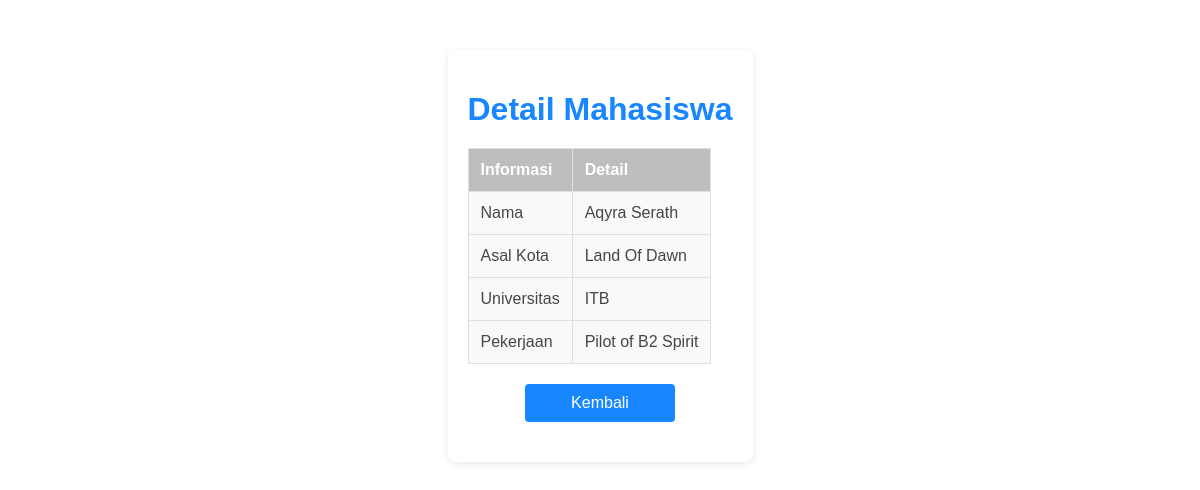
Page /view.php?id=4 on the committed database.
### tables this page shows
CREATE TABLE `mahasiswa` (
  `id` int(11) NOT NULL,
  `nama` varchar(100) DEFAULT NULL,
  `asal_kota` varchar(100) DEFAULT NULL,
  `universitas` varchar(100) DEFAULT NULL,
  `pekerjaan` varchar(100) DEFAULT NULL
);

### view.php (the view, shortened to what this page needs)
<?php
$conn = new mysqli('localhost', 'root', '', 'data_mahasiswa');
$id = $_GET['id'];
$data = $conn->query("SELECT * FROM mahasiswa WHERE id=$id")->fetch_assoc();
?>
<!DOCTYPE html>
<html lang="en">
<head>
</head>
<body>
    <div class="container">
        <h1>Detail Mahasiswa</h1>
        <table>
            <tr>
                <th>Informasi</th>
                <th>Detail</th>
            </tr>
            <tr>
                <td>Nama</td>
                <td><?= $data['nama']; ?></td>
            </tr>
            <tr>
                <td>Asal Kota</td>
                <td><?= $data['asal_kota']; ?></td>
            </tr>
            <tr>
                <td>Universitas</td>
                <td><?= $data['universitas']; ?></td>
            </tr>
            <tr>
                <td>Pekerjaan</td>
                <td><?= $data['pekerjaan']; ?></td>
            </tr>
        </table>
        <button onclick="location.href='index.php'">Kembali</button>
    </div>
</body>
</html>

### view.php (style rules this page uses)
body { font-family: 'Arial', sans-serif; background-image: url('blue.jpg'); color: #333; margin: 0; padding: 0; }
.container { width:max-content; margin: 50px auto; background-color: #fff; padding: 20px; border-radius: 8px; box-shadow: 0 2px 8px rgba(0, 0, 0, 0.1); opacity: 0.9; }
h1 { color: #007bff; text-align: center; margin-bottom: 20px; }
table { width: auto; border-collapse: collapse; margin: 20px 0; }
table, th, td { border: 1px solid #ddd; }
th, td { padding: 12px; text-align: left; }
th { background-color:rgb(184, 184, 184); color: white; }
td { background-color: #f8f9fa; }
button { display: block; width: 150px; padding: 10px; background-color: #007bff; color: white; border: none; border-radius: 4px; font-size: 16px; cursor: pointer; margin: 20px auto; transition: background-color 0.3s ease; }

### rows in the picture
mahasiswa: nama "Aqyra Serath", asal_kota "Land Of Dawn", universitas "ITB", pekerjaan "Pilot of B2 Spirit"
